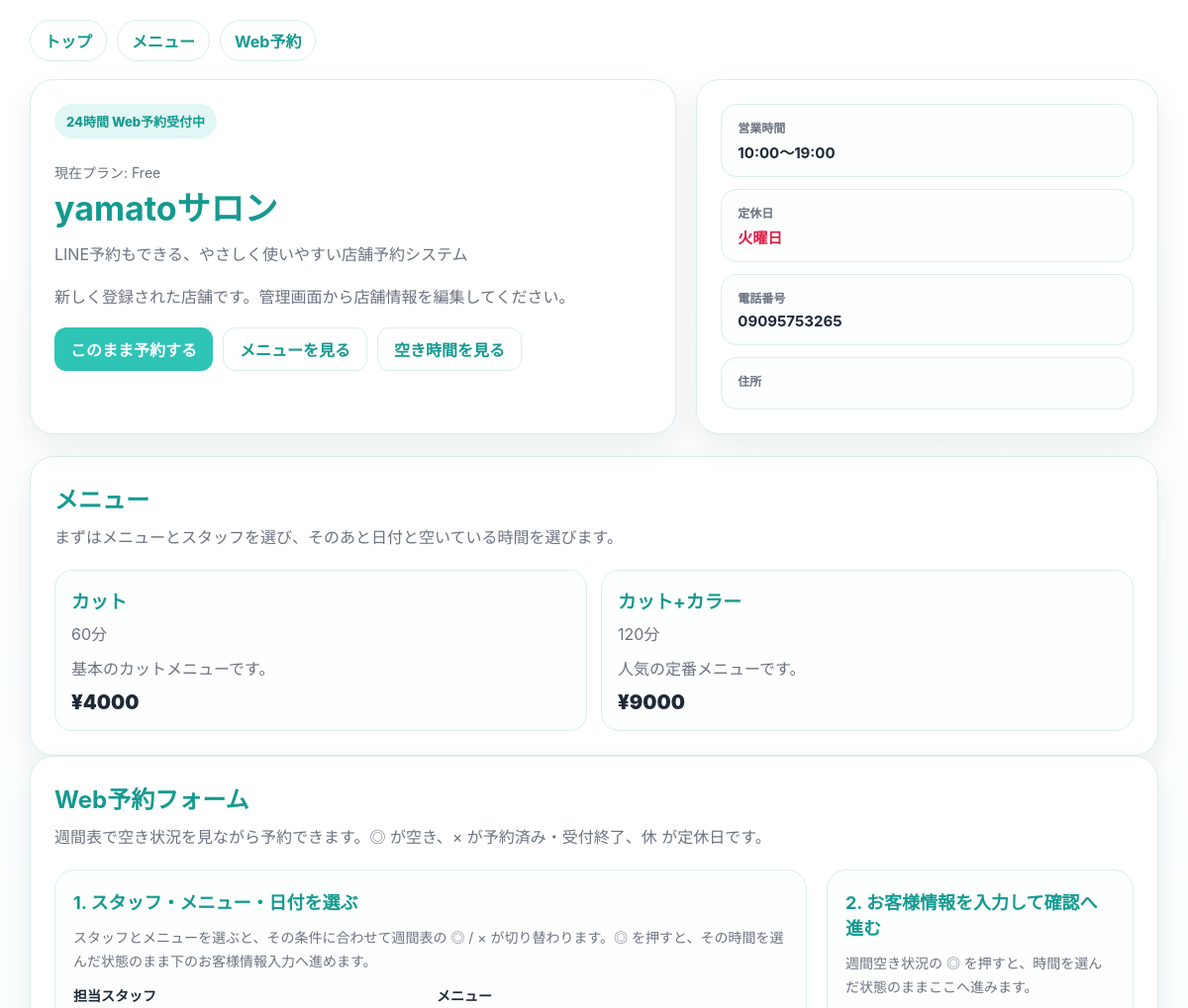
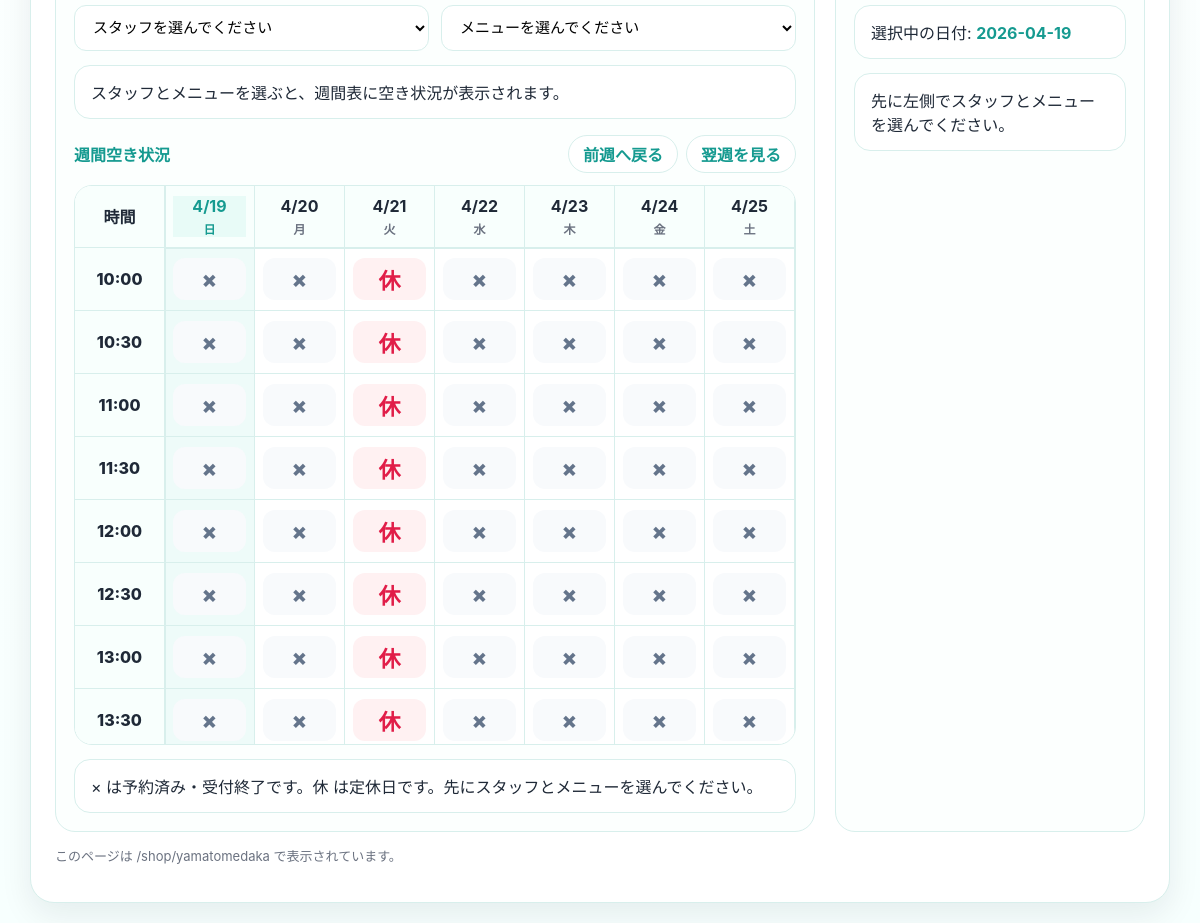
Screenshot of /shop/yamatomedaka (signed in) with the database file from the repository (2 pictures, top to bottom).
### tables this page shows
CREATE TABLE shops (
                id INTEGER PRIMARY KEY AUTOINCREMENT,
                shop_id TEXT NOT NULL UNIQUE,
                shop_name TEXT NOT NULL,
                catch_copy TEXT DEFAULT '',
                description TEXT DEFAULT '',
                phone TEXT DEFAULT '',
                address TEXT DEFAULT '',
                business_hours TEXT DEFAULT '10:00〜19:00',
                holiday TEXT DEFAULT '火曜日',
                primary_color TEXT DEFAULT '#2ec4b6',
                primary_dark TEXT DEFAULT '#159a90',
                accent_bg TEXT DEFAULT '#f7fffe',
                staff_list_json TEXT NOT NULL DEFAULT '[]',
                menus_json TEXT NOT NULL DEFAULT '[]',
                admin_ui_mode TEXT NOT NULL DEFAULT 'web',
                created_at TEXT DEFAULT CURRENT_TIMESTAMP
            , reply_to_email TEXT DEFAULT '');

### app/main.py (the view)
@app.get("/shop/{shop_id}", response_class=HTMLResponse)
def shop_page(request: Request, shop_id: str):
    context = build_shop_booking_context(shop_id, request)
    return templates.TemplateResponse(
        request=request,
        name="shop/index.html",
        context=context,
    )

### app/templates/shop/index.html (shortened to what this page needs)
<!doctype html>
<html lang="ja">
<head>
</head>
<body>
  <div class="wrap">
    <nav class="top-nav">
      <a href="/shop/{{ shop_id }}">トップ</a>
      <a href="#menus">メニュー</a>
      <a href="#reserve-form">Web予約</a>
    </nav>
    <section class="hero">
      <div class="hero-card">
        <div class="badge">24時間 Web予約受付中</div>
        <div style="margin-top:10px; color:var(--subtext); font-size:14px;">現在プラン: {{ subscription.plan_name }}{% if subscription.show_ads %} / このプランは広告表示対応{% endif %}</div>
        <h1>{{ shop.shop_name }}</h1>
        <p class="lead">{{ shop.catch_copy }}</p>
        <p class="lead">{{ shop.description }}</p>
        <div class="hero-actions">
          <a href="#reserve-form" class="btn-link btn-primary">このまま予約する</a>
          <a href="#menus" class="btn-link btn-secondary">メニューを見る</a>
          <a href="#reserve-form" class="btn-link btn-secondary">空き時間を見る</a>
        </div>
      </div>
      <div class="hero-card">
        <div class="info-list">
          <div class="info-item"><div class="info-label">営業時間</div><div class="info-value">{{ shop.business_hours }}</div></div>
          <div class="info-item"><div class="info-label">定休日</div><div class="info-value" style="color:var(--danger);">{{ shop.holiday }}</div></div>
          <div class="info-item"><div class="info-label">電話番号</div><div class="info-value">{{ shop.phone }}</div></div>
          <div class="info-item"><div class="info-label">住所</div><div class="info-value">{{ shop.address }}</div></div>
        </div>
      </div>
    </section>
    <section id="menus" class="section-card">
      <h2 class="section-title">メニュー</h2>
      <p class="section-text">まずはメニューとスタッフを選び、そのあと日付と空いている時間を選びます。</p>
      <div class="menu-grid {% if menus|length > 8 %}tight{% elif menus|length > 4 %}compact{% endif %}">
        {% for menu in menus %}
        <article class="menu-card">
          <h3 class="menu-name">{{ menu.name }}</h3>
          <p class="menu-meta">{{ menu.duration }}分</p>
          <p class="menu-desc">{{ menu.description }}</p>
          <div class="menu-price">¥{{ menu.price }}</div>
        </article>
        {% endfor %}
      </div>
    </section>
    <section id="reserve-form" class="section-card">
      <h2 class="section-title">Web予約フォーム</h2>
      <p class="section-text">週間表で空き状況を見ながら予約できます。◎ が空き、× が予約済み・受付終了、休 が定休日です。</p>
      <div class="reserve-layout">
        <div class="panel">
          <h3 class="step-title">1. スタッフ・メニュー・日付を選ぶ</h3>
          <p class="step-note">スタッフとメニューを選ぶと、その条件に合わせて週間表の ◎ / × が切り替わります。◎ を押すと、その時間を選んだ状態のまま下のお客様情報入力へ進めます。</p>
          <form id="finder-form" method="get" action="/shop/{{ shop_id }}#reserve-form">
            <div class="grid-2">
              <label>担当スタッフ
                <select name="staff_id" required onchange="document.getElementById('finder-form').submit()">
                  <option value="">スタッフを選んでください</option>
                </select>
              </label>
              <label>メニュー
                <select name="menu_id" required onchange="document.getElementById('finder-form').submit()">
                  <option value="">メニューを選んでください</option>
                </select>
              </label>
            </div>
            <div class="summary-box">
              {% if selected_staff and selected_menu %}
                <strong>{{ selected_staff.name }}</strong> / <strong>{{ selected_menu.name }}</strong> / {{ selected_menu.duration }}分 / ¥{{ selected_menu.price }}
              {% else %}
                スタッフとメニューを選ぶと、週間表に空き状況が表示されます。
              {% endif %}
            </div>
          </form>
          <div class="week-board-head">
            <div class="week-board-title">週間空き状況</div>
            <div style="display:flex; gap:8px; flex-wrap:wrap;">
              <a class="week-next-link" href="/shop/{{ shop_id }}?staff_id={{ selected_staff_id or '' }}&menu_id={{ selected_menu_id or '' }}&reservation_date={{ selected_date }}&week_start={{ prev_week_start }}#reserve-form">前週へ戻る</a>
              <a class="week-next-link" href="/shop/{{ shop_id }}?staff_id={{ selected_staff_id or '' }}&menu_id={{ selected_menu_id or '' }}&reservation_date={{ selected_date }}&week_start={{ next_week_start }}#reserve-form">翌週を見る</a>
            </div>
          </div>
          <div class="week-board-wrap">
            <table class="week-board">
              <thead>
                <tr>
                  <th class="time-col">時間</th>
                  {% for day in public_week_days %}
                  <th>
                    <div class="day-head {% if day.is_selected %}is-selected{% endif %}">
                      <strong>{{ day.label }}</strong>
                      <span>{{ day.weekday }}</span>
                    </div>
                  </th>
                  {% endfor %}
                </tr>
              </thead>
              <tbody>
                {% for row in public_weekly_rows %}
                <tr>
                  <th class="time-col">{{ row.time }}</th>
                  {% for cell in row.cells %}
                  <td class="slot-cell {% if cell.is_selected %}is-selected{% endif %} {% if cell.is_closed %}is-closed{% endif %}">
                    {% if cell.is_available %}
                    <a class="slot-mark is-open" href="/shop/{{ shop_id }}?staff_id={{ selected_staff_id or '' }}&menu_id={{ selected_menu_id or '' }}&reservation_date={{ cell.date }}&start_time={{ cell.time }}&week_start={{ week_start }}#customer-info">◎</a>
                    {% elif cell.is_closed %}
                    <span class="slot-mark is-closed">休</span>
                    {% else %}
                    <span class="slot-mark is-booked">×</span>
                    {% endif %}
                  </td>
                  {% endfor %}
                </tr>
                {% endfor %}
              </tbody>
            </table>
          </div>
          <div class="summary-box">× は予約済み・受付終了です。休 は定休日です。{{ selected_staff and selected_menu and '◎ を押すとその日付と時間が選択されます。' or '先にスタッフとメニューを選んでください。' }}</div>
        </div>
        <div class="panel" id="customer-info">
          <h3 class="step-title">2. お客様情報を入力して確認へ進む</h3>
          <p class="step-note">週間空き状況の ◎ を押すと、時間を選んだ状態のままここへ進みます。</p>
          {% if selected_date %}
          <div class="summary-box">
            選択中の日付: <strong>{{ selected_date }}</strong>
          </div>
          {% endif %}
          {% if not selected_staff or not selected_menu %}
            <div class="summary-box">先に左側でスタッフとメニューを選んでください。</div>
          {% elif not selected_start_time %}
            <div class="summary-box">左側の週間空き状況から ◎ を押すと、その時間を選んだままお客様情報入力へ進めます。</div>
          {% else %}
            <div class="summary-box">選択した時間は予約できません。別の ◎ を選んでください。</div>
          {% endif %}
        </div>
      </div>
      <p class="footer-note">このページは /shop/{{ shop_id }} で表示されています。</p>
    </section>
  </div>
</body>
</html>

### rows the page displays
shops: shop_name "yamatoサロン", catch_copy "LINE予約もできる、やさしく使いやすい店舗予約システム", description "新しく登録された店舗です。管理画面から店舗情報を編集してください。", business_hours "10:00〜19:00", holiday "火曜日", phone "09095753265", shop "yamatomedaka"

### other values shown
{{ subscription.plan_name }} "Free"
{{ menu.name }} "カット" "カット+カラー"
{{ menu.duration }} "60" "120"
{{ menu.description }} "基本のカットメニューです。" "人気の定番メニューです。"
{{ menu.price }} "4000" "9000"
{{ day.label }} "4/19" "4/20" "4/21" "4/22" "4/23" "4/24" "4/25"
{{ day.weekday }} "日" "月" "火" "水" "木" "金" "土"
{{ row.time }} "10:00" "10:30" "11:00" "11:30" "12:00" "12:30" "13:00" "13:30"
{{ selected_date }} "2026-04-19"
